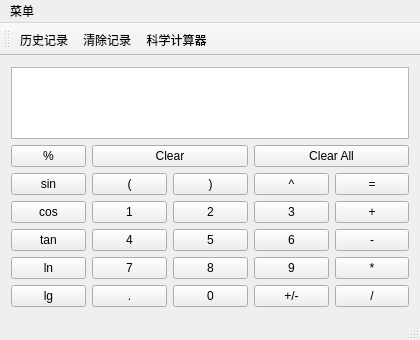
<?xml version="1.0" encoding="UTF-8"?>
<ui version="4.0">
 <class>MainWindow</class>
 <widget class="QMainWindow" name="MainWindow">
  <property name="geometry">
   <rect>
    <x>0</x>
    <y>0</y>
    <width>420</width>
    <height>340</height>
   </rect>
  </property>
  <property name="minimumSize">
   <size>
    <width>420</width>
    <height>340</height>
   </size>
  </property>
  <property name="maximumSize">
   <size>
    <width>420</width>
    <height>340</height>
   </size>
  </property>
  <property name="windowTitle">
   <string>calculator7</string>
  </property>
  <widget class="QWidget" name="centralWidget">
   <layout class="QVBoxLayout" name="verticalLayout">
    <item>
     <widget class="QTextEdit" name="textEdit">
      <property name="readOnly">
       <bool>true</bool>
      </property>
     </widget>
    </item>
    <item>
     <layout class="QGridLayout" name="gridLayout">
      <item row="0" column="0">
       <widget class="QPushButton" name="percentBtn">
        <property name="text">
         <string>%</string>
        </property>
       </widget>
      </item>
      <item row="1" column="0">
       <widget class="QPushButton" name="sinBtn">
        <property name="text">
         <string>sin</string>
        </property>
       </widget>
      </item>
      <item row="1" column="1">
       <widget class="QPushButton" name="leftBracketBtn">
        <property name="sizePolicy">
         <sizepolicy hsizetype="Minimum" vsizetype="Minimum">
          <horstretch>0</horstretch>
          <verstretch>0</verstretch>
         </sizepolicy>
        </property>
        <property name="text">
         <string>(</string>
        </property>
       </widget>
      </item>
      <item row="1" column="2">
       <widget class="QPushButton" name="rightBracketBtn">
        <property name="text">
         <string>)</string>
        </property>
       </widget>
      </item>
      <item row="1" column="3">
       <widget class="QPushButton" name="powBtn">
        <property name="text">
         <string>^</string>
        </property>
       </widget>
      </item>
      <item row="1" column="4">
       <widget class="QPushButton" name="equalBtn">
        <property name="sizePolicy">
         <sizepolicy hsizetype="Minimum" vsizetype="Minimum">
          <horstretch>0</horstretch>
          <verstretch>0</verstretch>
         </sizepolicy>
        </property>
        <property name="text">
         <string>=</string>
        </property>
       </widget>
      </item>
      <item row="2" column="0">
       <widget class="QPushButton" name="cosBtn">
        <property name="text">
         <string>cos</string>
        </property>
       </widget>
      </item>
      <item row="2" column="1">
       <widget class="QPushButton" name="digitBtn1">
        <property name="sizePolicy">
         <sizepolicy hsizetype="Minimum" vsizetype="Minimum">
          <horstretch>0</horstretch>
          <verstretch>0</verstretch>
         </sizepolicy>
        </property>
        <property name="text">
         <string>1</string>
        </property>
       </widget>
      </item>
      <item row="2" column="2">
       <widget class="QPushButton" name="digitBtn2">
        <property name="text">
         <string>2</string>
        </property>
       </widget>
      </item>
      <item row="2" column="3">
       <widget class="QPushButton" name="digitBtn3">
        <property name="text">
         <string>3</string>
        </property>
       </widget>
      </item>
      <item row="2" column="4">
       <widget class="QPushButton" name="addBtn">
        <property name="text">
         <string>+</string>
        </property>
       </widget>
      </item>
      <item row="3" column="0">
       <widget class="QPushButton" name="tanBtn">
        <property name="text">
         <string>tan</string>
        </property>
       </widget>
      </item>
      <item row="3" column="1">
       <widget class="QPushButton" name="digitBtn4">
        <property name="text">
         <string>4</string>
        </property>
       </widget>
      </item>
      <item row="3" column="2">
       <widget class="QPushButton" name="digitBtn5">
        <property name="text">
         <string>5</string>
        </property>
       </widget>
      </item>
      <item row="3" column="3">
       <widget class="QPushButton" name="digitBtn6">
        <property name="text">
         <string>6</string>
        </property>
       </widget>
      </item>
      <item row="3" column="4">
       <widget class="QPushButton" name="subtractionBtn">
        <property name="text">
         <string>-</string>
        </property>
       </widget>
      </item>
      <item row="4" column="0">
       <widget class="QPushButton" name="lnBtn">
        <property name="text">
         <string>ln</string>
        </property>
       </widget>
      </item>
      <item row="4" column="1">
       <widget class="QPushButton" name="digitBtn7">
        <property name="text">
         <string>7</string>
        </property>
       </widget>
      </item>
      <item row="4" column="2">
       <widget class="QPushButton" name="digitBtn8">
        <property name="text">
         <string>8</string>
        </property>
       </widget>
      </item>
      <item row="4" column="3">
       <widget class="QPushButton" name="digitBtn9">
        <property name="text">
         <string>9</string>
        </property>
       </widget>
      </item>
      <item row="4" column="4">
       <widget class="QPushButton" name="multiplicationBtn">
        <property name="text">
         <string>*</string>
        </property>
       </widget>
      </item>
      <item row="5" column="0">
       <widget class="QPushButton" name="lgBtn">
        <property name="text">
         <string>lg</string>
        </property>
       </widget>
      </item>
      <item row="5" column="1">
       <widget class="QPushButton" name="pointBtn">
        <property name="text">
         <string>.</string>
        </property>
       </widget>
      </item>
      <item row="5" column="2">
       <widget class="QPushButton" name="digitBtn0">
        <property name="text">
         <string>0</string>
        </property>
       </widget>
      </item>
      <item row="5" column="3">
       <widget class="QPushButton" name="signBtn">
        <property name="text">
         <string>+/-</string>
        </property>
       </widget>
      </item>
      <item row="5" column="4">
       <widget class="QPushButton" name="divisionBtn">
        <property name="text">
         <string>/</string>
        </property>
       </widget>
      </item>
      <item row="0" column="3" colspan="2">
       <widget class="QPushButton" name="clearAllBtn">
        <property name="text">
         <string>Clear All</string>
        </property>
       </widget>
      </item>
      <item row="0" column="1" colspan="2">
       <widget class="QPushButton" name="clearBtn">
        <property name="text">
         <string>Clear</string>
        </property>
       </widget>
      </item>
     </layout>
    </item>
   </layout>
  </widget>
  <widget class="QMenuBar" name="menuBar">
   <property name="geometry">
    <rect>
     <x>0</x>
     <y>0</y>
     <width>420</width>
     <height>23</height>
    </rect>
   </property>
   <widget class="QMenu" name="menu">
    <property name="title">
     <string>菜单</string>
    </property>
    <addaction name="action"/>
    <addaction name="action_2"/>
    <addaction name="action_3"/>
    <addaction name="action_4"/>
   </widget>
   <addaction name="menu"/>
  </widget>
  <widget class="QToolBar" name="mainToolBar">
   <attribute name="toolBarArea">
    <enum>TopToolBarArea</enum>
   </attribute>
   <attribute name="toolBarBreak">
    <bool>false</bool>
   </attribute>
   <addaction name="action_2"/>
   <addaction name="action_3"/>
   <addaction name="action_4"/>
  </widget>
  <widget class="QStatusBar" name="statusBar"/>
  <action name="action_2">
   <property name="text">
    <string>历史记录</string>
   </property>
  </action>
  <action name="action_3">
   <property name="text">
    <string>清除记录</string>
   </property>
  </action>
  <action name="action_4">
   <property name="checkable">
    <bool>true</bool>
   </property>
   <property name="text">
    <string>科学计算器</string>
   </property>
  </action>
  <action name="action">
   <property name="text">
    <string>粘贴</string>
   </property>
  </action>
 </widget>
 <layoutdefault spacing="6" margin="11"/>
 <resources/>
 <connections/>
</ui>
